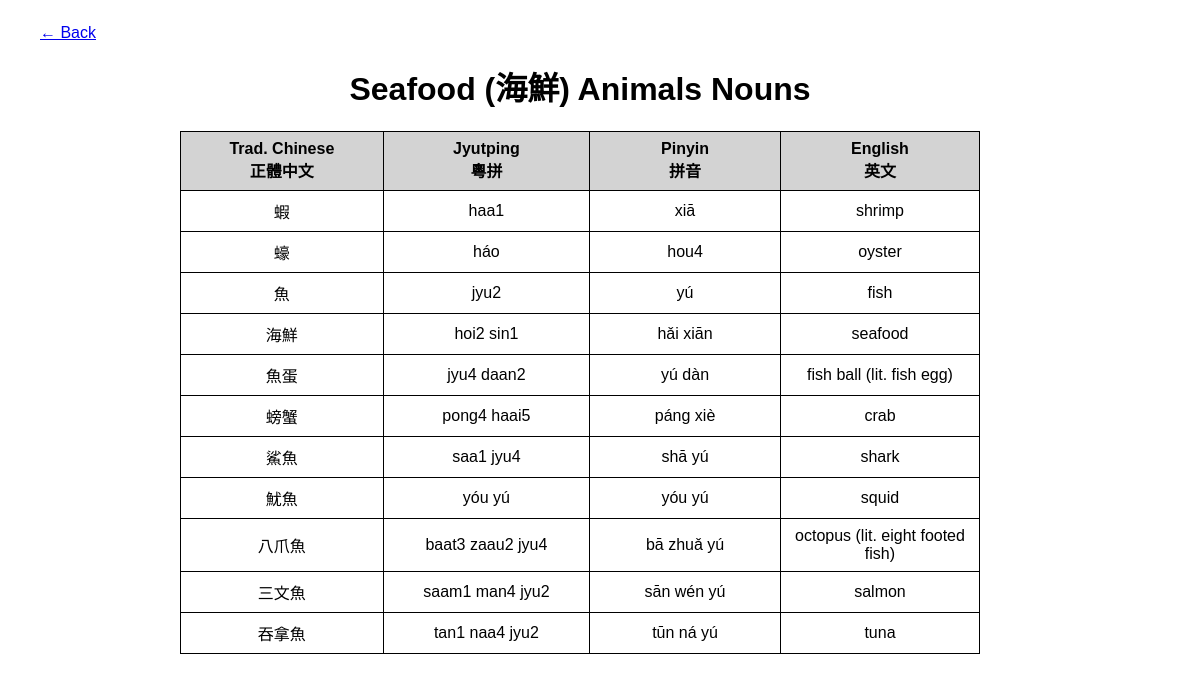
Page /pages/category.php?name=Seafood&parent=Animals&parent2=Nouns&chinese=海鮮 on the committed database.
### tables this page shows
CREATE TABLE "vocabulary" (
	"chinese"	TEXT NOT NULL,
	"chinese_variation"	TEXT,
	"jyutping"	TEXT NOT NULL,
	"pinyin"	TEXT NOT NULL,
	"english"	TEXT NOT NULL,
	"category"	TEXT NOT NULL,
	"subcategory"	TEXT,
	"subcategory2"	TEXT,
	"priority"	INTEGER,
	PRIMARY KEY("chinese","category","subcategory","subcategory2")
);

### pages/category.php (the view, shortened to what this page needs)
<html>
<head>
  <link rel="stylesheet" type="text/css" href="../assets/master.css">
</head>
<body>
  <a href="homepage.php">← Back</a>
  <?php
  $db = new SQLite3('../database/database.db');
  $category_name = $_GET["name"];
  $category_parent = $_GET["parent"];
  $category_parent2 = $_GET["parent2"];
  $category_chinese_name = $_GET["chinese"];
  $category = $category_name;
  $subcategory = "NULL";
  $subcategory2 = "NULL";
  if ($category_parent2 != NULL) {
    $category = "'$category_parent2'";
    $subcategory = "'$category_parent'";
    $subcategory2 = "'$category_name'";
  }
  else {
    $category = "'$category_parent'";
    $subcategory = "'$category_name'";
  }
  if ($category_name != "Resources") {
    echo
  "<h1>$category_name ($category_chinese_name) $category_parent $category_parent2</h1>
    <table>
    <tr>
      <th>Trad. Chinese <br>正體中文</th>
      <th>Jyutping <br>粵拼</th>
      <th>Pinyin <br>拼音 </th>
      <th>English <br>英文</th>
    </tr>";
    $query = "SELECT * FROM vocabulary
              WHERE category IS $category
              AND subcategory IS $subcategory
              AND subcategory2 IS $subcategory2
              ORDER BY length(chinese), priority DESC, jyutping";
    $res = $db -> query($query);
    while ($word = $res -> fetchArray()) {
      $chinese = $word[0];
      $chinese_variation = $word[1] != null ? "<br>" . $word[1] : null;
      $jyutping = $word[2];
      $pinyin = $word[3];
      $english = $word[4];
      echo "<tr>
              <td>$chinese$chinese_variation</td> <td>$jyutping</td> <td>$pinyin</td> <td>$english</td>
            </tr>";
    }
    echo "</table>";
  }
  ?>
</body>
</html>

### assets/master.css (style rules this page uses)
body { padding: 1em 0em 2em 2em; width: 90%; font-family: sans-serif; }
h1, h2, h3 { text-align: center; }
table { margin: auto; font-size: 12 pt; margin-bottom: 4em; }
table, th, td { border: 1px solid black; border-collapse: collapse; width: 50em; }
th, td { padding: 0.5em; text-align: center; }
th { background-color: lightgray; }

### rows in the picture
vocabulary: chinese "蝦", jyutping "haa1", pinyin "xiā", english "shrimp"
vocabulary: chinese "蠔", jyutping "háo", pinyin "hou4", english "oyster"
vocabulary: chinese "魚", jyutping "jyu2", pinyin "yú", english "fish"
vocabulary: chinese "海鮮", jyutping "hoi2 sin1", pinyin "hǎi xiān", english "seafood"
vocabulary: chinese "魚蛋", jyutping "jyu4 daan2", pinyin "yú dàn", english "fish ball (lit. fish egg)"
vocabulary: chinese "螃蟹", jyutping "pong4 haai5", pinyin "páng xiè", english "crab"
vocabulary: chinese "鯊魚", jyutping "saa1 jyu4", pinyin "shā yú", english "shark"
vocabulary: chinese "魷魚", jyutping "yóu yú", pinyin "yóu yú", english "squid"
vocabulary: chinese "八爪魚", jyutping "baat3 zaau2 jyu4", pinyin "bā zhuǎ yú", english "octopus (lit. eight footed fish)"
vocabulary: chinese "三文魚", jyutping "saam1 man4 jyu2", pinyin "sān wén yú", english "salmon"
vocabulary: chinese "吞拿魚", jyutping "tan1 naa4 jyu2", pinyin "tūn ná yú", english "tuna"

### other values in the picture
$category_name "Seafood"
$category_chinese_name "海鮮"
$category_parent "Animals"
$category_parent2 "Nouns"
